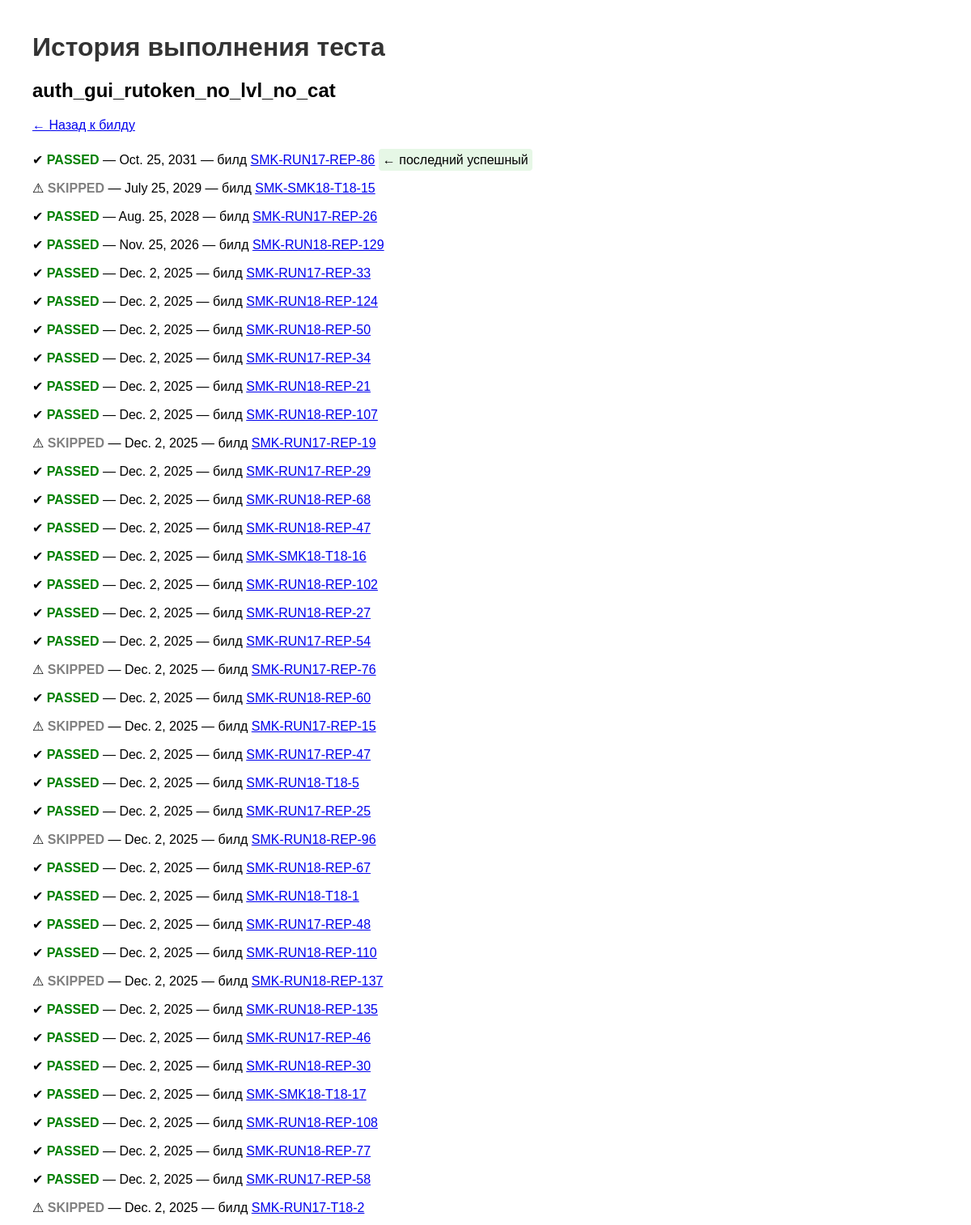
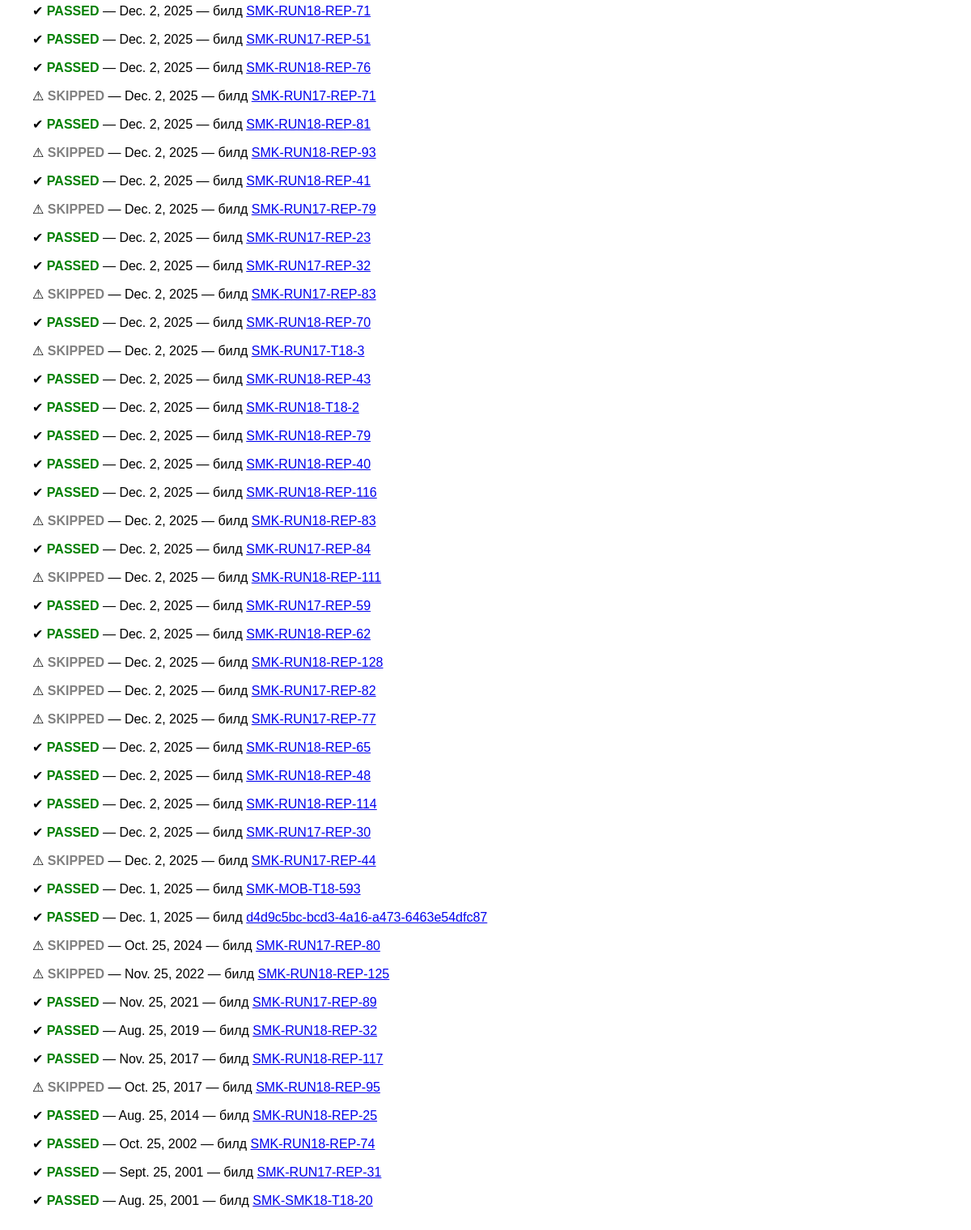
Screenshot of /test/auth_gui_rutoken_no_lvl_no_cat/history/ with the database file from the repository (2 pictures, top to bottom).
### reports/models.py (models this page shows, shortened)
class TestCaseRun(models.Model):
    test_run = models.ForeignKey(TestRun, on_delete=models.CASCADE, related_name='test_cases')
    test_name = models.CharField(max_length=200)  # Имя теста, e.g., 'astra-ilev1-control'
    status = models.CharField(max_length=20, choices=[('passed', 'Passed'), ('failed', 'Failed'), ('skipped', 'Skipped')])
    execution_date = models.DateField()  # Дата выполнения этого теста

class TestRun(models.Model):
    build = models.ForeignKey(Build, on_delete=models.CASCADE, related_name='test_runs')
    architecture = models.CharField(max_length=100)  # Архитектура, e.g., 'Astra 1.8'
    os_version = models.CharField(max_length=50)  # Версия ОС
    status = models.CharField(max_length=20, choices=[('passed', 'Passed'), ('failed', 'Failed'), ('skipped', 'Skipped')])  # Общий статус
    total_tests = models.IntegerField(default=0)
    passed_tests = models.IntegerField(default=0)
    failed_tests = models.IntegerField(default=0)
    skipped_tests = models.IntegerField(default=0)
    run_date = models.DateField()  # Дата прогона
    allure_report_url = models.URLField(blank=True, null=True)  # Ссылка на Allure-отчёт

class Build(models.Model):
    build_number = models.CharField(max_length=50, unique=True)  # Номер билда, e.g., 'SMK-MOB-T17-593'
    date = models.DateField()  # Дата билда
    created_at = models.DateTimeField(auto_now_add=True)

### reports/views.py (the view)
# urls.py: path('test/<str:test_name>/history/', views.test_history, name='test_history'),
def test_history(request, test_name):
    runs = TestCaseRun.objects.filter(test_name=test_name) \
                              .select_related('test_run__build') \
                              .order_by('-execution_date')
    last_success = runs.filter(status='passed').first()
    last_success_date = last_success.execution_date if last_success else None
    return render(request, 'reports/test_history.html', {
        'test_name': test_name,
        'runs': runs,
        'last_success': last_success_date
    })

### reports/templates/reports/test_history.html (shortened to what this page needs)
{% load static %}
<!DOCTYPE html>
<html>
<head>
</head>
<body>
    <h1>История выполнения теста</h1>
    <h2>{{ test_name }}</h2>
    <p><a href="javascript:history.back()">← Назад к билду</a></p>
    <ul>
    {% for run in runs %}
        <li>
            {% if run.status == 'passed' %}✔{% elif run.status == 'failed' %}✘{% else %}⚠{% endif %}
            <strong class="{% if run.status == 'passed' %}passed{% elif run.status == 'failed' %}failed{% else %}skipped{% endif %}">
                {{ run.status|upper }}
            </strong>
            — {{ run.execution_date }}
            — билд <a href="{% url 'build_detail' run.test_run.build.id %}">{{ run.test_run.build.build_number }}</a>
            {% if run.execution_date == last_success %}
                <span class="last-success"> ← последний успешный</span>
            {% endif %}
        </li>
    {% empty %}
        <li>История отсутствует</li>
    {% endfor %}
    </ul>
</body>
</html>

### reports/templates/reports/test_history.html (style rules this page uses)
body { font-family: Arial, sans-serif; margin: 40px; }
h1 { color: #333; }
.passed { color: green; font-weight: bold; }
.skipped { color: gray; }
.last-success { background: #e6f7e6; padding: 5px; border-radius: 4px; }
ul { list-style: none; padding: 0; }
li { padding: 8px 0; font-size: 16px; }

### rows the page displays
TestCaseRun: status "PASSED", execution_date "Oct. 25, 2031", test_run.build.build_number "SMK-RUN17-REP-86", shows "← последний успешный"
TestCaseRun: status "PASSED", execution_date "Aug. 25, 2028", test_run.build.build_number "SMK-RUN17-REP-26"
TestCaseRun: status "PASSED", execution_date "Nov. 25, 2026", test_run.build.build_number "SMK-RUN18-REP-129"
TestCaseRun: status "PASSED", execution_date "Dec. 1, 2025", test_run.build.build_number "SMK-MOB-T18-593"
TestCaseRun: status "PASSED", execution_date "Dec. 1, 2025", test_run.build.build_number "d4d9c5bc-bcd3-4a16-a473-6463e54dfc87"
TestCaseRun: status "SKIPPED", execution_date "Oct. 25, 2024", test_run.build.build_number "SMK-RUN17-REP-80"
TestCaseRun: status "SKIPPED", execution_date "Nov. 25, 2022", test_run.build.build_number "SMK-RUN18-REP-125"
TestCaseRun: status "PASSED", execution_date "Nov. 25, 2021", test_run.build.build_number "SMK-RUN17-REP-89"
TestCaseRun: status "PASSED", execution_date "Aug. 25, 2019", test_run.build.build_number "SMK-RUN18-REP-32"
TestCaseRun: status "SKIPPED", execution_date "Oct. 25, 2017", test_run.build.build_number "SMK-RUN18-REP-95"
TestCaseRun: status "PASSED", execution_date "Aug. 25, 2014", test_run.build.build_number "SMK-RUN18-REP-25"
TestCaseRun: status "PASSED", execution_date "Oct. 25, 2002", test_run.build.build_number "SMK-RUN18-REP-74"
TestCaseRun: status "PASSED", execution_date "Sept. 25, 2001", test_run.build.build_number "SMK-RUN17-REP-31"

### other values shown
{{ test_name }} "auth_gui_rutoken_no_lvl_no_cat"
